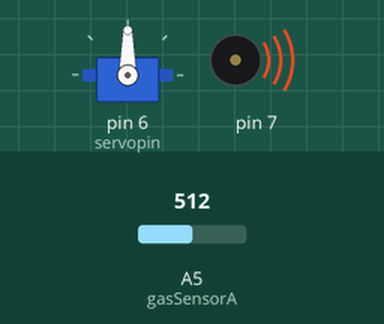
Simulated run of this sketch. Board: Arduino Uno, built with avr-gcc and run on an emulated ATmega328P. On the bench: servo, buzzer (waves = sounding). Inputs (shaded band) come from the test bench; at power-on: A5 (gasSensorA) = 512.

Above: at 1.2 s.
1.3 s: A5 (gasSensorA) set to 22
4.3 s: A5 (gasSensorA) set to 18
At 5.4 s:
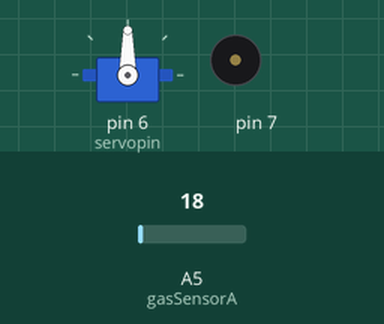
6.5 s: A5 (gasSensorA) set to 122
At 7.8 s:
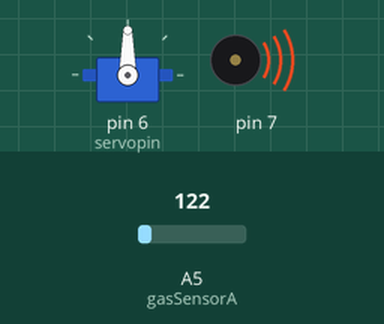
9.5 s: A5 (gasSensorA) set to 10
At 10.5 s:
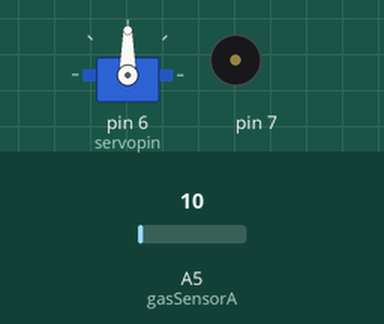
Timing chart, 0 to 12.5 s (numbered marks = the images above; inputs shaded):
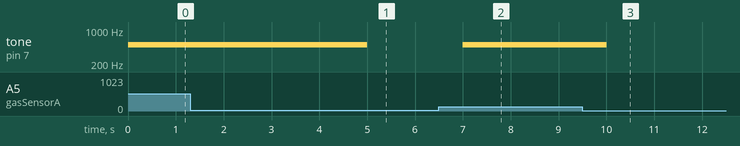

The sketch:

fire_system_final1.ino
```cpp
#include <Servo.h>
Servo myservo;
int servopin = 6;
int gasSensorA = A5;
int sensorValue = 0;
int pos=0;
void setup()
{
  pinMode(A5, INPUT);
  Serial.begin(9600);
  pinMode(7, OUTPUT);
  myservo.attach(servopin);
}
void loop()
{
   sensorValue = analogRead(gasSensorA);
   if (sensorValue > 20)
   {
     sensorValue = analogRead(A5);
     digitalWrite(7, HIGH);
     tone(7,500,1000);
   }
  if(digitalRead(7)==HIGH)
  {
    myservo.write(90);
  }
  else
  {
    myservo.write(0);
  }
  delay(1000);
}
```

Measured:
- the behaviour switches between 21 and 20 on A5 (gasSensorA) (found by bisection; images 0 and 1)
- after the input at 4.3 s, tone on pin 7: 500 Hz → silent after 0.70 s
- after the input at 6.5 s, tone on pin 7: silent → 500 Hz after 0.50 s
- after the input at 9.5 s, tone on pin 7: 500 Hz → silent after 0.50 s
